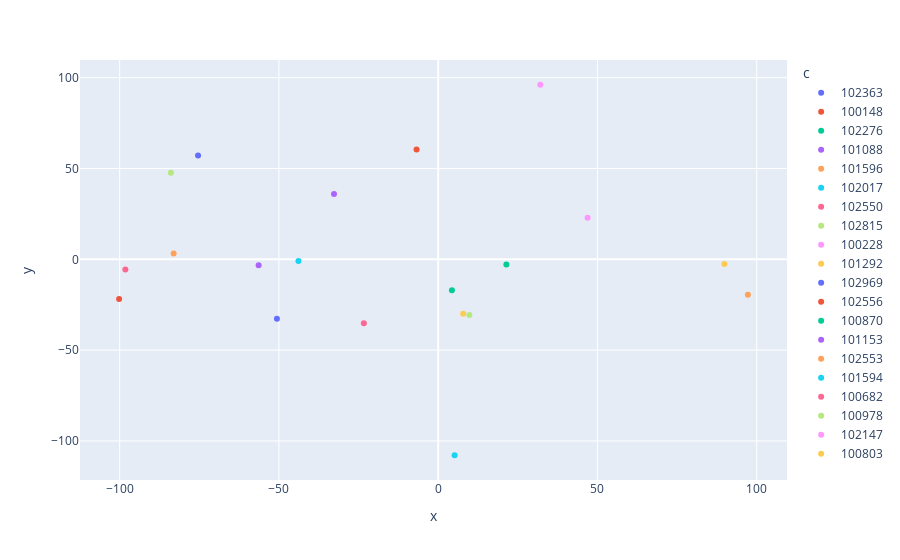

This figure's notebook cell:
### Code cell
# plotly scatter embed dataframe
import plotly.express as px
d = embed.iloc[:20]
if n == 3:
    fig = px.scatter_3d(d, x='x', y='y', z='z', color='c')
else:
    fig = px.scatter(d, x='x', y='y', color='c')
fig.show()

### Figure 1 — Plotly figure (JSON) as saved in the notebook; plotly's stock layout.template omitted (floating-point values rounded to 4 significant figures)
{"data": [{"hovertemplate": "c=102363<br>x=%{x}<br>y=%{y}<extra></extra>", "legendgroup": "102363", "marker": {"color": "#636efa", "symbol": "circle"}, "mode": "markers", "name": "102363", "orientation": "v", "showlegend": true, "x": [-75.39], "xaxis": "x", "y": [57.11], "yaxis": "y", "type": "scatter"}, {"hovertemplate": "c=100148<br>x=%{x}<br>y=%{y}<extra></extra>", "legendgroup": "100148", "marker": {"color": "#EF553B", "symbol": "circle"}, "mode": "markers", "name": "100148", "orientation": "v", "showlegend": true, "x": [-6.792], "xaxis": "x", "y": [60.52], "yaxis": "y", "type": "scatter"}, {"hovertemplate": "c=102276<br>x=%{x}<br>y=%{y}<extra></extra>", "legendgroup": "102276", "marker": {"color": "#00cc96", "symbol": "circle"}, "mode": "markers", "name": "102276", "orientation": "v", "showlegend": true, "x": [4.312], "xaxis": "x", "y": [-16.99], "yaxis": "y", "type": "scatter"}, {"hovertemplate": "c=101088<br>x=%{x}<br>y=%{y}<extra></extra>", "legendgroup": "101088", "marker": {"color": "#ab63fa", "symbol": "circle"}, "mode": "markers", "name": "101088", "orientation": "v", "showlegend": true, "x": [-32.71], "xaxis": "x", "y": [35.89], "yaxis": "y", "type": "scatter"}, {"hovertemplate": "c=101596<br>x=%{x}<br>y=%{y}<extra></extra>", "legendgroup": "101596", "marker": {"color": "#FFA15A", "symbol": "circle"}, "mode": "markers", "name": "101596", "orientation": "v", "showlegend": true, "x": [97.23], "xaxis": "x", "y": [-19.5], "yaxis": "y", "type": "scatter"}, {"hovertemplate": "c=102017<br>x=%{x}<br>y=%{y}<extra></extra>", "legendgroup": "102017", "marker": {"color": "#19d3f3", "symbol": "circle"}, "mode": "markers", "name": "102017", "orientation": "v", "showlegend": true, "x": [-43.88], "xaxis": "x", "y": [-0.9288], "yaxis": "y", "type": "scatter"}, {"hovertemplate": "c=102550<br>x=%{x}<br>y=%{y}<extra></extra>", "legendgroup": "102550", "marker": {"color": "#FF6692", "symbol": "circle"}, "mode": "markers", "name": "102550", "orientation": "v", "showlegend": true, "x": [-23.34], "xaxis": "x", "y": [-35.23], "yaxis": "y", "type": "scatter"}, {"hovertemplate": "c=102815<br>x=%{x}<br>y=%{y}<extra></extra>", "legendgroup": "102815", "marker": {"color": "#B6E880", "symbol": "circle"}, "mode": "markers", "name": "102815", "orientation": "v", "showlegend": true, "x": [-83.92], "xaxis": "x", "y": [47.66], "yaxis": "y", "type": "scatter"}, {"hovertemplate": "c=100228<br>x=%{x}<br>y=%{y}<extra></extra>", "legendgroup": "100228", "marker": {"color": "#FF97FF", "symbol": "circle"}, "mode": "markers", "name": "100228", "orientation": "v", "showlegend": true, "x": [46.91], "xaxis": "x", "y": [22.91], "yaxis": "y", "type": "scatter"}, {"hovertemplate": "c=101292<br>x=%{x}<br>y=%{y}<extra></extra>", "legendgroup": "101292", "marker": {"color": "#FECB52", "symbol": "circle"}, "mode": "markers", "name": "101292", "orientation": "v", "showlegend": true, "x": [89.85], "xaxis": "x", "y": [-2.638], "yaxis": "y", "type": "scatter"}, {"hovertemplate": "c=102969<br>x=%{x}<br>y=%{y}<extra></extra>", "legendgroup": "102969", "marker": {"color": "#636efa", "symbol": "circle"}, "mode": "markers", "name": "102969", "orientation": "v", "showlegend": true, "x": [-50.63], "xaxis": "x", "y": [-32.71], "yaxis": "y", "type": "scatter"}, {"hovertemplate": "c=102556<br>x=%{x}<br>y=%{y}<extra></extra>", "legendgroup": "102556", "marker": {"color": "#EF553B", "symbol": "circle"}, "mode": "markers", "name": "102556", "orientation": "v", "showlegend": true, "x": [-100.2], "xaxis": "x", "y": [-21.88], "yaxis": "y", "type": "scatter"}, {"hovertemplate": "c=100870<br>x=%{x}<br>y=%{y}<extra></extra>", "legendgroup": "100870", "marker": {"color": "#00cc96", "symbol": "circle"}, "mode": "markers", "name": "100870", "orientation": "v", "showlegend": true, "x": [21.4], "xaxis": "x", "y": [-2.846], "yaxis": "y", "type": "scatter"}, {"hovertemplate": "c=101153<br>x=%{x}<br>y=%{y}<extra></extra>", "legendgroup": "101153", "marker": {"color": "#ab63fa", "symbol": "circle"}, "mode": "markers", "name": "101153", "orientation": "v", "showlegend": true, "x": [-56.38], "xaxis": "x", "y": [-3.236], "yaxis": "y", "type": "scatter"}, {"hovertemplate": "c=102553<br>x=%{x}<br>y=%{y}<extra></extra>", "legendgroup": "102553", "marker": {"color": "#FFA15A", "symbol": "circle"}, "mode": "markers", "name": "102553", "orientation": "v", "showlegend": true, "x": [-83.06], "xaxis": "x", "y": [3.159], "yaxis": "y", "type": "scatter"}, {"hovertemplate": "c=101594<br>x=%{x}<br>y=%{y}<extra></extra>", "legendgroup": "101594", "marker": {"color": "#19d3f3", "symbol": "circle"}, "mode": "markers", "name": "101594", "orientation": "v", "showlegend": true, "x": [5.159], "xaxis": "x", "y": [-107.9], "yaxis": "y", "type": "scatter"}, {"hovertemplate": "c=100682<br>x=%{x}<br>y=%{y}<extra></extra>", "legendgroup": "100682", "marker": {"color": "#FF6692", "symbol": "circle"}, "mode": "markers", "name": "100682", "orientation": "v", "showlegend": true, "x": [-98.21], "xaxis": "x", "y": [-5.623], "yaxis": "y", "type": "scatter"}, {"hovertemplate": "c=100978<br>x=%{x}<br>y=%{y}<extra></extra>", "legendgroup": "100978", "marker": {"color": "#B6E880", "symbol": "circle"}, "mode": "markers", "name": "100978", "orientation": "v", "showlegend": true, "x": [9.791], "xaxis": "x", "y": [-30.67], "yaxis": "y", "type": "scatter"}, {"hovertemplate": "c=102147<br>x=%{x}<br>y=%{y}<extra></extra>", "legendgroup": "102147", "marker": {"color": "#FF97FF", "symbol": "circle"}, "mode": "markers", "name": "102147", "orientation": "v", "showlegend": true, "x": [32.05], "xaxis": "x", "y": [96.1], "yaxis": "y", "type": "scatter"}, {"hovertemplate": "c=100803<br>x=%{x}<br>y=%{y}<extra></extra>", "legendgroup": "100803", "marker": {"color": "#FECB52", "symbol": "circle"}, "mode": "markers", "name": "100803", "orientation": "v", "showlegend": true, "x": [7.846], "xaxis": "x", "y": [-30.0], "yaxis": "y", "type": "scatter"}], "layout": {"xaxis": {"anchor": "y", "domain": [0.0, 1.0], "title": {"text": "x"}}, "yaxis": {"anchor": "x", "domain": [0.0, 1.0], "title": {"text": "y"}}, "legend": {"title": {"text": "c"}, "tracegroupgap": 0}, "margin": {"t": 60}}}
